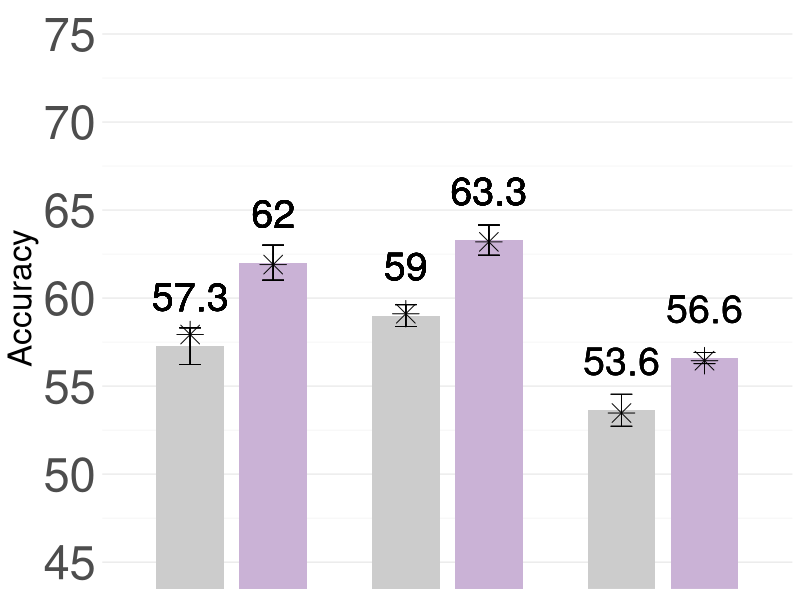
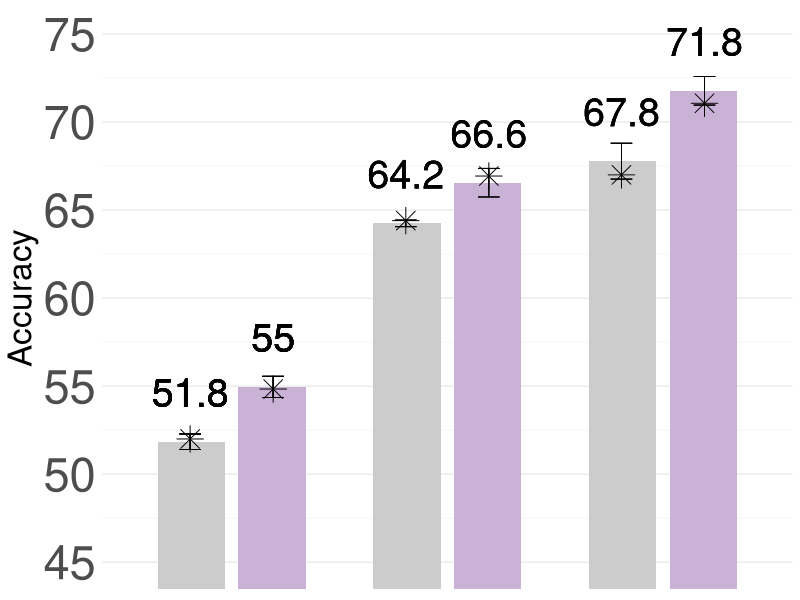

Generate these figures, in order, with R:
## ---- chunk 1
knitr::opts_chunk$set(echo = TRUE)
## ---- chunk 2

## Model ablations on ShapeNet
library(dplyr)
library(tidyr)
library(ggplot2)
library(RColorBrewer)

########### ResNet50 ###########
unif_r50 = c(55.33333333,57.58333333,61.19444444,58.69444444,57.33333333,51.16666667,58.58333333,58.27777778)
inf_r50 = c(61.27777778,62.52777778,62.97222222,67.44444444,60.22222222,63.63888889,59.44444444,58.55555556)

model_r50 = rep(c("ResNet50"), 16)

stopifnot(length(unif_r50) == length(inf_r50))
stopifnot(length(unif_r50) + length(inf_r50) == 16)

########### ResNet18 ###########
unif_r18 = c(60.22222222222222, 58.55555555555556,59.666666666666664, 60.0, 57.388888888888886, 56.77777777777778, 57.52777777777778, 61.94444444444444)
inf_r18 = c(65.5, 61.833333333333336, 65.27777777777777, 63.5, 62.888888888888886, 58.833333333333336, 66.30555555555556, 62.166666666666664)

model_r18 = rep(c("ResNet18"), 16)

stopifnot(length(unif_r18) == length(inf_r18))
stopifnot(length(unif_r18) + length(inf_r18) == 16)

########### ViT-T ###########
unif_vit = c(55.27777777777778, 53.47222222222222, 52.138888888888886)
inf_vit = c(56.44444444444444, 56.138888888888886, 57.19444444444444)

model_vit = rep(c("ViT-Tiny"), 6)

stopifnot(length(unif_vit) == length(inf_vit))
stopifnot(length(unif_vit) + length(inf_vit) == 6)

########### Lumpyness ###########
nonlumpy_r50 = rep(c("Non-Lumpy"), 8)
lumpy_r50 = rep(c("Lumpy"), 8)

nonlumpy_r18 = rep(c("Non-Lumpy"), 8)
lumpy_r18 = rep(c("Lumpy"), 8)

nonlumpy_vit = rep(c("Non-Lumpy"), 3)
lumpy_vit = rep(c("Lumpy"), 3)


########### DataFrame ###########
df_shapenet = data.frame(
  accuracy=c(unif_r50, inf_r50, unif_r18, inf_r18, unif_vit, inf_vit),
  dataset=c(model_r50, model_r18, model_vit),
  lumpyness=c(nonlumpy_r50, lumpy_r50, nonlumpy_r18, lumpy_r18, nonlumpy_vit, lumpy_vit)
)

df_shapenet$dataset <- factor(df_shapenet$dataset, levels = c("ResNet50", "ResNet18", "ViT-Tiny"))
df_shapenet$lumpyness <- factor(df_shapenet$lumpyness, levels = c("Non-Lumpy", "Lumpy"))

df_shapenet <- df_shapenet %>% group_by(dataset, lumpyness) %>% mutate(se = sd(accuracy) / sqrt(length(accuracy)), m = mean(accuracy)) %>% ungroup()

########### Plot ###########

full_palette <- brewer.pal(12, "Paired")
# my_colors <- c(full_palette[1:2], full_palette[9:10], full_palette[5:6])
colorr <- full_palette[9] #brewer.pal(8, "GnBu")[4]
my_colors <- c("grey80", colorr, "grey80", colorr, "grey80", colorr)

p <- ggplot(df_shapenet, aes(x = dataset, y = m, fill = interaction(lumpyness, dataset))) +
  geom_bar(stat = "identity", position = position_dodge(width = 0.77), width = 0.625, alpha = 1.) +
  geom_errorbar(
    aes(ymin = m - se, ymax = m + se),
    position = position_dodge(width = 0.77),
    width = 0.2,
    linewidth = 0.3,
    alpha = 1.
  ) +
  geom_text(
    aes(label = round(m, 1), group = interaction(dataset, lumpyness)),
    position = position_dodge(width = 0.77),
    vjust = -1.2,
    size = 10,
    fontface = "plain"
  ) +
  stat_summary(
    aes(y = accuracy), 
    fun = median, 
    geom = "point", 
    shape = 8, 
    size = 6, 
    position = position_dodge(width = 0.77),
    show.legend = FALSE
  ) +
  theme_minimal() +
  labs(y = "Accuracy", x = NULL) +
  scale_fill_manual(values = my_colors) +
  theme(
    legend.position = "none",
    # plot.title = element_text(size = 28, face = "bold", hjust = 0.5),
    axis.title.x = element_text(size = 24),
    axis.title.y = element_text(size = 24),
    axis.text.x  = element_blank(),
    axis.text.y  = element_text(size = 34),
    legend.title = element_text(size = 16),
    legend.text  = element_text(size = 14),
    strip.text   = element_blank(),
    # panel.spacing.x = unit(-2, "lines"),
    panel.grid.major.x = element_blank(),
    panel.grid.minor.x = element_blank(),
    panel.grid.major.y = element_line(color = "grey92"),
    panel.grid.minor.y = element_line(color = "grey95")
) + 
  scale_y_continuous(breaks = seq(45, 75, 5), labels = prettyNum) +
  coord_cartesian(ylim = c(45, 75))

# ggsave("shapenet_model_results.svg", plot = p, width = 9, height = 7, dpi=600, device = "svg")
print(p)
## ---- chunk 3

## Model ablations on PetFace
library(dplyr)
library(tidyr)
library(ggplot2)
library(RColorBrewer)

########### ResNet50 ###########
unif_r50 = c(51.06666666666667, 50.333333333333336, 51.333333333333336, 52.666666666666664, 52.733333333333334, 52.93333333333333)
inf_r50 = c(53.666666666666664, 56.86666666666667, 53.266666666666666, 54.13333333333333, 56.266666666666666, 55.53333333333333)

model_r50 = rep(c("ResNet50"), 12)

stopifnot(length(unif_r50) == length(inf_r50))
stopifnot(length(unif_r50) + length(inf_r50) == 12)

########### ResNet18 ###########
unif_r18 = c(64.46666666666667, 64.4, 63.86666666666667)
inf_r18 = c(67.73333333333333, 66.93333333333334, 65.0)

model_r18 = rep(c("ResNet18"), 6)

stopifnot(length(unif_r18) == length(inf_r18))
stopifnot(length(unif_r18) + length(inf_r18) == 6)

########### ViT-T ###########
unif_vit = c(69.8, 66.53333333333333, 67.0)
inf_vit = c(73.4, 71.06666666666666, 70.86666666666666)

model_vit = rep(c("ViT-Tiny"), 6)

stopifnot(length(unif_vit) == length(inf_vit))
stopifnot(length(unif_vit) + length(inf_vit) == 6)

########### Lumpyness ###########
nonlumpy_r50 = rep(c("Non-Lumpy"), 6)
lumpy_r50 = rep(c("Lumpy"), 6)

nonlumpy_r18 = rep(c("Non-Lumpy"), 3)
lumpy_r18 = rep(c("Lumpy"), 3)

nonlumpy_vit = rep(c("Non-Lumpy"), 3)
lumpy_vit = rep(c("Lumpy"), 3)


########### DataFrame ###########
df_petface = data.frame(
  accuracy=c(unif_r50, inf_r50, unif_r18, inf_r18, unif_vit, inf_vit),
  dataset=c(model_r50, model_r18, model_vit),
  lumpyness=c(nonlumpy_r50, lumpy_r50, nonlumpy_r18, lumpy_r18, nonlumpy_vit, lumpy_vit)
)

df_petface$dataset <- factor(df_petface$dataset, levels = c("ResNet50", "ResNet18", "ViT-Tiny"))
df_petface$lumpyness <- factor(df_petface$lumpyness, levels = c("Non-Lumpy", "Lumpy"))

df_petface <- df_petface %>% group_by(dataset, lumpyness) %>% mutate(se = sd(accuracy) / sqrt(length(accuracy)), m = mean(accuracy)) %>% ungroup()

########### Plot ###########

full_palette <- brewer.pal(12, "Paired")
# my_colors <- c(full_palette[1:2], full_palette[9:10], full_palette[5:6])
colorr <- full_palette[9] #brewer.pal(8, "GnBu")[4]
my_colors <- c("grey80", colorr, "grey80", colorr, "grey80", colorr)

p <- ggplot(df_petface, aes(x = dataset, y = m, fill = interaction(lumpyness, dataset))) +
  geom_bar(stat = "identity", position = position_dodge(width = 0.75), width = 0.625, alpha = 1.) +
  geom_errorbar(
    aes(ymin = m - se, ymax = m + se),
    position = position_dodge(width = 0.77),
    width = 0.2,
    linewidth = 0.3,
    alpha = 1.
  ) +
  geom_text(
    aes(label = round(m, 1), group = interaction(dataset, lumpyness)),
    position = position_dodge(width = 0.77),
    vjust = -1.2,
    size = 10,
    fontface = "plain"
  ) +
  stat_summary(
    aes(y = accuracy), 
    fun = median, 
    geom = "point", 
    shape = 8, 
    size = 6, 
    position = position_dodge(width = 0.77),
    show.legend = FALSE
  ) +
  theme_minimal() +
  labs(y = "Accuracy", x = NULL) +
  scale_fill_manual(values = my_colors) +
  theme(
    legend.position = "none",
    # plot.title = element_text(size = 28, face = "bold", hjust = 0.5),
    axis.title.x = element_text(size = 24),
    axis.title.y = element_text(size = 24),
    axis.text.x  = element_blank(),
    axis.text.y  = element_text(size = 34),
    legend.title = element_text(size = 16),
    legend.text  = element_text(size = 14),
    strip.text   = element_blank(),
    # panel.spacing.x = unit(-2, "lines"),
    panel.grid.major.x = element_blank(),
    panel.grid.minor.x = element_blank(),
    panel.grid.major.y = element_line(color = "grey92"),
    panel.grid.minor.y = element_line(color = "grey95")
) + 
  scale_y_continuous(breaks = seq(45, 75, 5), labels = prettyNum) +
  coord_cartesian(ylim = c(45, 75))

# ggsave("petface_model_results.svg", plot = p, width = 9, height = 7, dpi=300, device = "svg")
print(p)
## ---- chunk 4
library(lmerTest)
library(dplyr)

df_shapenet$source_dataset <- "ShapeNet"
df_petface$source_dataset <- "PetFace"

df_combined <- bind_rows(df_shapenet, df_petface) %>%
  rename(model_arch = dataset) # rename to avoid confusion

df_combined$lumpyness <- factor(df_combined$lumpyness, levels = c("Non-Lumpy", "Lumpy"))
# lme_model <- lmer(accuracy ~ lumpyness + (1 | model_arch) + (1 | source_dataset), data = df_combined)
lme_model <- lmer(accuracy ~ lumpyness + (1 | model_arch:source_dataset), data = df_combined)
# lme_model <- lmer(accuracy ~ lumpyness + (1 | source_dataset/model_arch), data = df_combined)
# lme_model <- lm(accuracy ~ lumpyness * model_arch * source_dataset, data = df_combined)

print(summary(lme_model))
## ---- chunk 5
# this one is for: lme_model <- lm(accuracy ~ lumpyness * model_arch * source_dataset, data = df_combined)
print(anova(lme_model))
## ---- chunk 6
ci_profile <- confint(lme_model, parm = "lumpynessLumpy")

cat("\n--- 95% Confidence Interval (Profile Likelihood) ---\n")
print(ci_profile)
